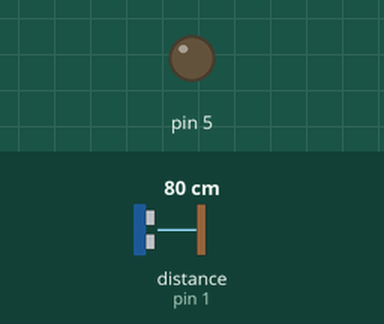
Recording of a sketch running on a simulated Arduino Uno, built with avr-gcc and run on an emulated ATmega328P. Shown: output pins drawn as LEDs (lit = HIGH). Wiring (inferred from the names in the program): ultrasonic range finder: trigger pin 2; echo pin 1. Dashed ring = blinking. The inputs (shaded band) are chosen by the test bench; at power-on: distance to the obstacle (sensor on pin 1) 80 cm. The echo pulse lasts 58.3 µs per cm; pins used as bus, display or sensor lines are not drawn; what the sketch prints to the serial monitor is not drawn.

Above: at 1.2 s.
1.3 s: distance to the obstacle (sensor on pin 1) set to 6 cm
3.0 s: distance to the obstacle (sensor on pin 1) set to 3 cm
At 3.1 s:
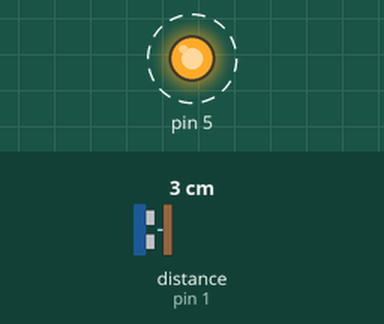
Timing chart, 0 to 12.0 s (numbered marks = the images above; inputs shaded):
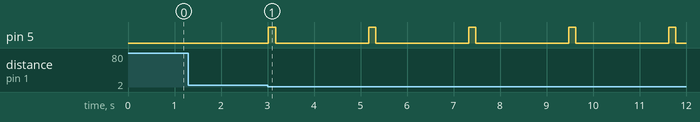

Measured:
- the behaviour switches between 5 and 4 cm on distance to the obstacle (sensor on pin 1) (found by bisection; images 0 and 1)
- after the input at 1.3 s, every drawn part: stays the same
- after the input at 3.0 s, pin 5: alternates HIGH for 0.15 s and LOW for 2.0 s, starting at once

The sketch:

arduino-sanitizerdispenser.ino
```cpp
#define echoPin 1
#define trigPin 2

long duration;
int distance;

void setup() {
  pinMode(trigPin, OUTPUT);
  pinMode(echoPin, INPUT);
  pinMode(5, OUTPUT);
  Serial.begin(9600);
}

void loop() {

  digitalWrite(trigPin, LOW);
  delayMicroseconds(2);
  digitalWrite(trigPin, HIGH);
  delayMicroseconds(10);
  digitalWrite(trigPin, LOW);
  duration = pulseIn(echoPin, HIGH);

  distance = duration * 0.034 / 2;
  Serial.print("Distance: ");
  Serial.print(distance);
  if (distance<=3)
  {
    digitalWrite(5, HIGH);
    Serial.print("Pump On");
    delay(150);
    digitalWrite(5, LOW);
    Serial.print("Pump OFF");
    delay(2000);
  }
  else
  {
    digitalWrite(5, LOW);
    Serial.print("Pump Off");

  }
}
```
